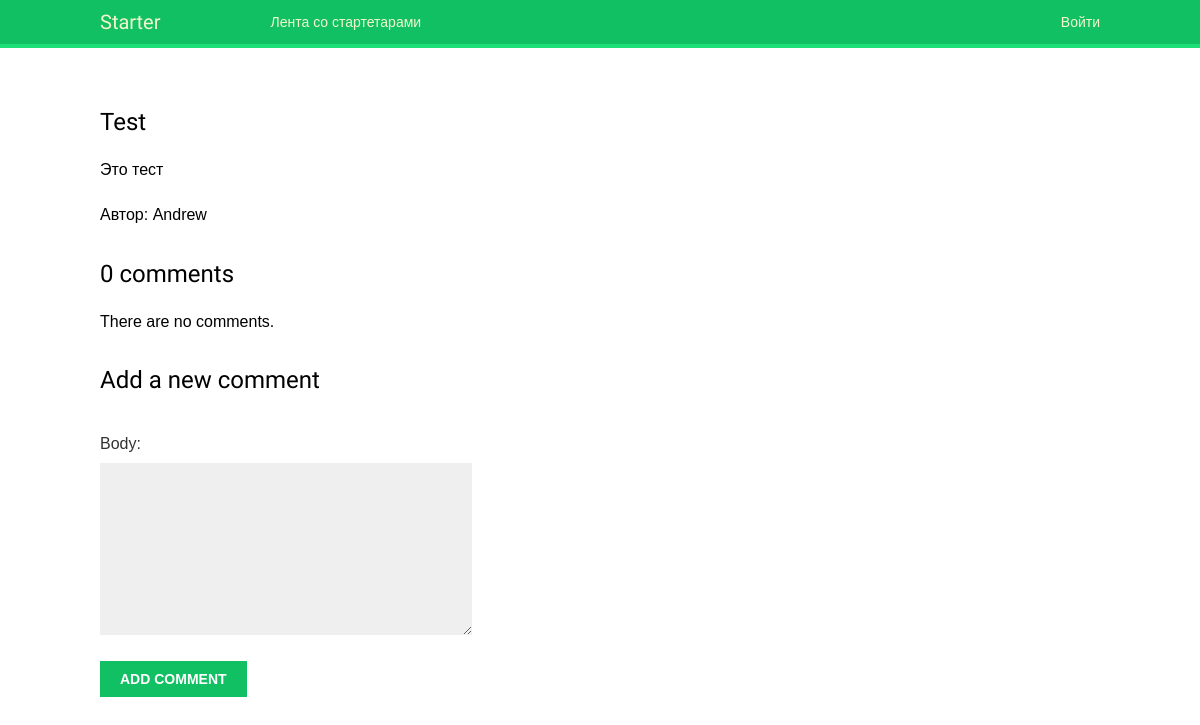
The app's page /2023/7/17/test/ with its own data.
### webprog/models.py (models this page shows, shortened)
class Post(models.Model):
    title = models.CharField(max_length=250)
    slug = models.SlugField(max_length=250,
                            unique_for_date='created')
    author = models.ForeignKey(User,
                               on_delete=models.CASCADE,
                               related_name='blog_posts')
    topic = models.CharField(max_length=30)
    body = models.TextField()
    created = models.DateTimeField(auto_now_add=True)
    updated = models.DateTimeField(auto_now=True)
    class Meta:
        ordering = ['-created']
        indexes = [
            models.Index(fields=['-created'])
        ]

### webprog/views.py (the view)
# urls.py: path('<int:year>/<int:month>/<int:day>/<slug:post>/', views.post, name='post'),
def post(request, year, month, day, post):
    post = get_object_or_404(Post,
                             slug=post,
                             created__year=year,
                             created__month=month,
                             created__day=day)
    comments = post.comments.filter(active=True)
    form = CommentForm()
    return render(request,
                  'webprog/post/post.html',
                  {'post': post,
                   'comments': comments,
                   'form': form})

### webprog/forms.py
class CommentForm(forms.ModelForm):
    class Meta:
        model = Comment
        fields = ['body']

### webprog/templates/webprog/post/post.html (shortened to what this page needs)
{% extends "webprog/base.html" %}
{% block content %}
<article>
    <h2>{{ post.title }}</h2>
    <p>{{ post.body }}</p>
    <p>Автор: {{ post.author }}</p>
</article>
  {% with comments.count as total_comments %}
 <h2>
 {{ total_comments }} comment{{ total_comments|pluralize }}
 </h2>
 {% endwith %}
    {% for comment in comments %}
 <div class="comment">
 <p class="info">
 Comment {{ forloop.counter }} by {{ comment.author }}
 {{ comment.created }}
 </p>
 {{ comment.body|linebreaks }}
 </div>
 {% empty %}
 <p>There are no comments.</p>
 {% endfor %}
     {% include "webprog/post/includes/comment_form.html" %}
{% endblock %}

### webprog/static/css/base_ITsite.css (style rules this page uses)
body { margin: 0; padding: 0; font-family: helvetica, sans-serif; }
p { line-height: 1.8; }
h1, h2, h3, h4, h5, h6 { font-family: 'Muli', sans-serif; font-weight: normal; }
h2 { margin: 30px 0 20px; }
form p { width: 100%; overflow: auto; }
label { float: left; clear: both; color: #333; margin-bottom: 4px; }
input, textarea { clear: both; float: left; margin: 0 0 10px; background: #efefef; border: 0; padding: 6px 10px; font-size: 14px; }

### records on screen
Post: title "Test", body "Это тест", author "Andrew"

### other values on screen
{{ total_comments }} "0"
